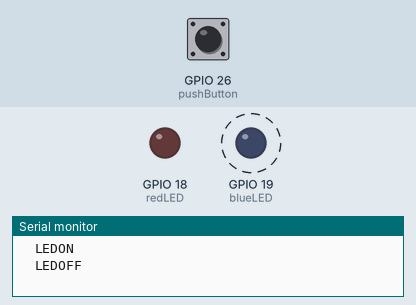
Recording of a sketch running on a simulated ESP32. Shown: output pins drawn as LEDs (lit = HIGH), the last lines printed to the serial monitor. Dashed ring = blinking. The test bench sets the inputs (shaded band); at power-on: GPIO 26 (pushButton) LOW.

Above: at 1.2 s.
1.3 s: GPIO 26 (pushButton) pulled HIGH for 0.15 s
At 2.7 s:
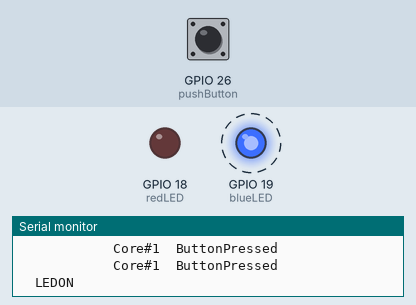
4.3 s: GPIO 26 (pushButton) pulled HIGH for 1 s
At 4.8 s:
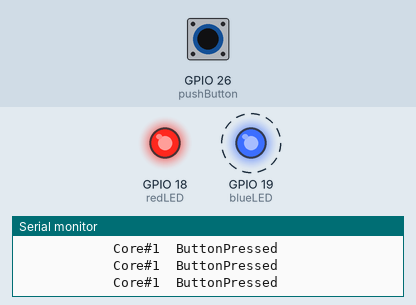
7.3 s: GPIO 26 (pushButton) pulled HIGH for 3.2 s
At 12.8 s:
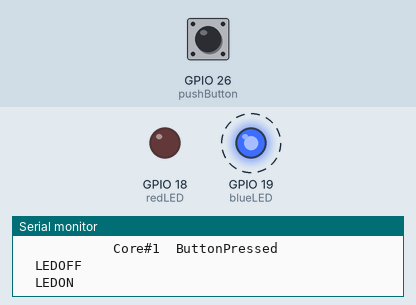
Timing chart, 0 to 18.0 s (numbered marks = the images above; inputs shaded):
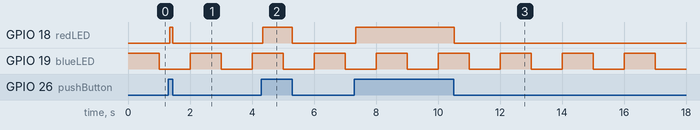

The sketch:

esp32_FreeRTOS_button_led.ino
```cpp
int pushButton = 26;
int blueLED = 19;
int redLED = 18;

TaskHandle_t Task1;

void loop2( void * parameter )
{
  for (;;) {
    // write you code for 2nd loop here to run endlessly
    int buttonState =  digitalRead(pushButton);
    if(buttonState == 1){
    Serial.print("            Core#");
    Serial.print(xPortGetCoreID());
    Serial.println("  ButtonPressed");
    delay(50);
    }
    digitalWrite(redLED, buttonState);
  }
}

void setup() {
  Serial.begin(115200);
  pinMode(pushButton, INPUT);
  pinMode(blueLED, OUTPUT);
  pinMode(redLED, OUTPUT);

  // Initialize your task (2nd loop)
  xTaskCreatePinnedToCore(
    loop2,          // name of the task function
    "buttonCheck",  // name of the task
    1000,           // memory assigned for the task
    NULL,           // parameter to pass if any
    1,              // priority of task, starting from 0(Highestpriority) *IMPORTANT*( if set to 1 and there is no activity in your 2nd loop, it will reset the esp32)
    &Task1,         // Reference name of taskHandle variable
    0);             // choose core (0 or 1)
}

void loop() {
  digitalWrite(blueLED, HIGH);
  Serial.println("  LEDON");
  delay(1000);
  digitalWrite(blueLED, LOW);
  Serial.println("  LEDOFF");
  delay(1000);
}
```

Measured:
- after the input at 1.3 s, GPIO 18 (redLED): LOW → HIGH after 0.05 s, → LOW 0.10 s later
- after the input at 4.3 s, GPIO 18 (redLED): LOW → HIGH after 0.05 s, → LOW 0.96 s later
- after the input at 7.3 s, GPIO 18 (redLED): LOW → HIGH after 0.05 s, → LOW 3.2 s later
- by itself, GPIO 19 (blueLED): alternates HIGH for 1.0 s and LOW for 1.0 s
